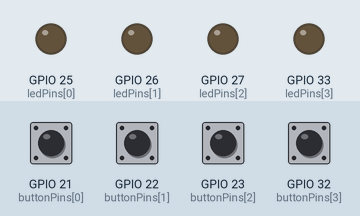
The sketch below on a simulated ESP32. Shown: output pins drawn as LEDs (lit = HIGH). Inputs (shaded band) come from the test bench; at power-on: GPIO 21 (buttonPins[0]), GPIO 22 (buttonPins[1]), GPIO 23 (buttonPins[2]), GPIO 32 (buttonPins[3]) HIGH. WiFi joins after 1.5 s; servers stay silent unless stated; no MQTT or app messages arrive unless stated; what the sketch prints to the serial monitor is not drawn.

Above: at 2.7 s.
2.8 s: GPIO 21 (buttonPins[0]) pulled LOW for 0.15 s
At 3.8 s:
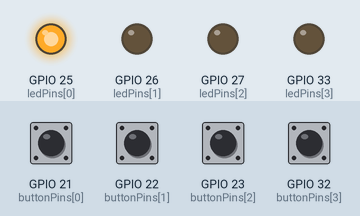
4.4 s: GPIO 22 (buttonPins[1]) pulled LOW for 0.15 s
At 5.0 s:
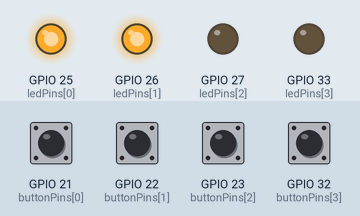
6.0 s: GPIO 23 (buttonPins[2]) pulled LOW for 0.15 s
At 6.3 s:
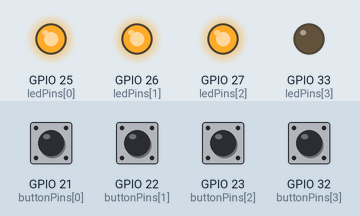
7.6 s: GPIO 32 (buttonPins[3]) pulled LOW for 0.15 s
At 8.6 s:
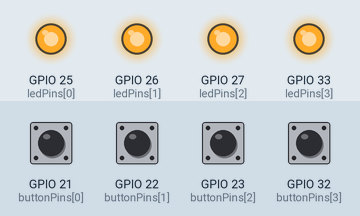
9.2 s: GPIO 21 (buttonPins[0]) pulled LOW for 1 s
At 9.9 s:
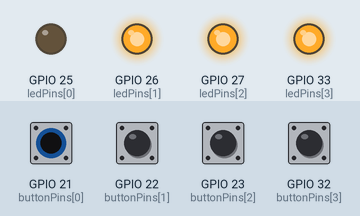
11.7 s: GPIO 22 (buttonPins[1]) pulled LOW for 1 s
At 13.0 s:
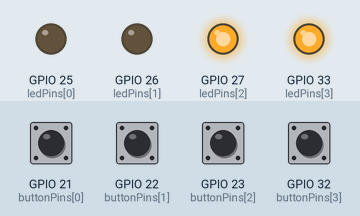
Timing chart, 0 to 14.7 s (numbered marks = the images above; inputs shaded):
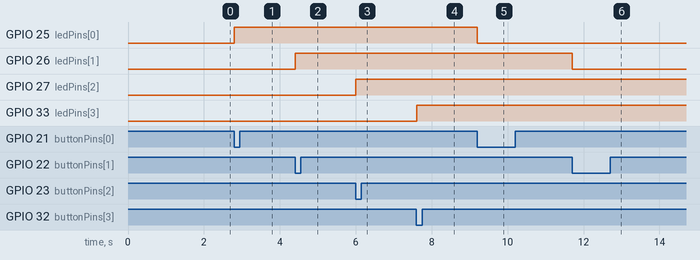

The sketch:

esp_online.ino
```cpp
#include <WiFi.h>
#include <PubSubClient.h>
#include <ArduinoJson.h>
#include <WiFiClientSecure.h>

// Configurações da rede Wi-Fi
const char* ssid = "MILLENA";
const char* password = "millena1612";

// Configurações do broker MQTT
const char* mqtt_server = "1ef481efbcb74c5cba041287bb4703c0.s1.eu.hivemq.cloud";
const char* mqtt_username = "apiespled";
const char* mqtt_password = "Apiespled123.";
const int mqtt_port = 8883;

WiFiClientSecure wifiClient;
PubSubClient client(wifiClient);

// Pines dos LEDs
const int ledPins[] = {25, 26, 27, 33};  // GPIOs válidos
bool ledState[] = {false, false, false, false};

// Pines dos botões
const int buttonPins[] = {21, 22, 23, 32};  // GPIOs válidos
bool lastButtonState[] = {false, false, false, false}; // Último estado do botão
unsigned long lastDebounceTime[] = {0, 0, 0, 0};       // Para debounce
const unsigned long debounceDelay = 50;               // Tempo de debounce (50ms)

// Tópicos MQTT
const char* topic_command = "home/esp32/leds";
const char* topic_status = "home/esp32/status";

// Conexão Wi-Fi
void setupWiFi() {
  Serial.print("Conectando ao Wi-Fi");
  WiFi.begin(ssid, password);
  while (WiFi.status() != WL_CONNECTED) {
    delay(500);
    Serial.print(".");
  }
  Serial.println("\nWi-Fi conectado!");
}

// Callback do MQTT
void callback(char* topic, byte* payload, unsigned int length) {
  Serial.print("Mensagem recebida no tópico: ");
  Serial.println(topic);

  StaticJsonDocument<256> doc;
  DeserializationError error = deserializeJson(doc, payload, length);

  if (error) {
    Serial.println("Erro ao processar JSON recebido!");
    return;
  }

  // Atualiza os estados dos LEDs conforme mensagem recebida
  for (int i = 0; i < 4; i++) {
    String ledKey = "led" + String(i + 1);
    if (doc.containsKey(ledKey)) {
      bool newState = doc[ledKey];
      ledState[i] = newState;
      digitalWrite(ledPins[i], ledState[i] ? HIGH : LOW);
    }
  }
}

// Envia o status dos LEDs
void enviarStatus() {
  StaticJsonDocument<256> doc;
  for (int i = 0; i < 4; i++) {
    doc["led" + String(i + 1)] = ledState[i];
  }

  char buffer[256];
  size_t n = serializeJson(doc, buffer);
  client.publish(topic_status, buffer, n);
}

// Reconexão MQTT
void reconnectMQTT() {
  while (!client.connected()) {
    Serial.print("Reconectando ao MQTT...");
    if (client.connect("ESP32Client", mqtt_username, mqtt_password)) {
      Serial.println("Conectado!");
      client.subscribe(topic_command);
    } else {
      Serial.print("Falha. Tentando novamente em 5 segundos...");
      delay(5000);
    }
  }
}

void setup() {
  Serial.begin(115200);

  // Configuração dos LEDs
  for (int i = 0; i < 4; i++) {
    pinMode(ledPins[i], OUTPUT);
    digitalWrite(ledPins[i], LOW);
  }

  // Configuração dos botões
  for (int i = 0; i < 4; i++) {
    pinMode(buttonPins[i], INPUT_PULLUP); // Habilita resistor interno de pull-up
  }

  setupWiFi();

  wifiClient.setInsecure();  // TLS sem validação de certificado
  client.setServer(mqtt_server, mqtt_port);
  client.setCallback(callback);

  reconnectMQTT();
}

void loop() {
  if (!client.connected()) {
    reconnectMQTT();
  }
  client.loop();

  // Verifica os botões com debounce
  for (int i = 0; i < 4; i++) {
    int leitura = digitalRead(buttonPins[i]);
    if (leitura == LOW && lastButtonState[i] == HIGH && (millis() - lastDebounceTime[i] > debounceDelay)) {
      lastDebounceTime[i] = millis();
      ledState[i] = !ledState[i];
      digitalWrite(ledPins[i], ledState[i] ? HIGH : LOW);
      enviarStatus(); // Publica o novo estado do LED
      Serial.println("Botão " + String(i + 1) + " pressionado");
    }
    lastButtonState[i] = leitura;
  }
}
```

Measured:
- after the input at 2.8 s, GPIO 25 (ledPins[0]): LOW → HIGH at once
- after the input at 4.4 s, GPIO 26 (ledPins[1]): LOW → HIGH at once
- after the input at 6.0 s, GPIO 27 (ledPins[2]): LOW → HIGH at once
- after the input at 7.6 s, GPIO 33 (ledPins[3]): LOW → HIGH at once
- after the input at 9.2 s, GPIO 25 (ledPins[0]): HIGH → LOW at once
- after the input at 11.7 s, GPIO 26 (ledPins[1]): HIGH → LOW at once
